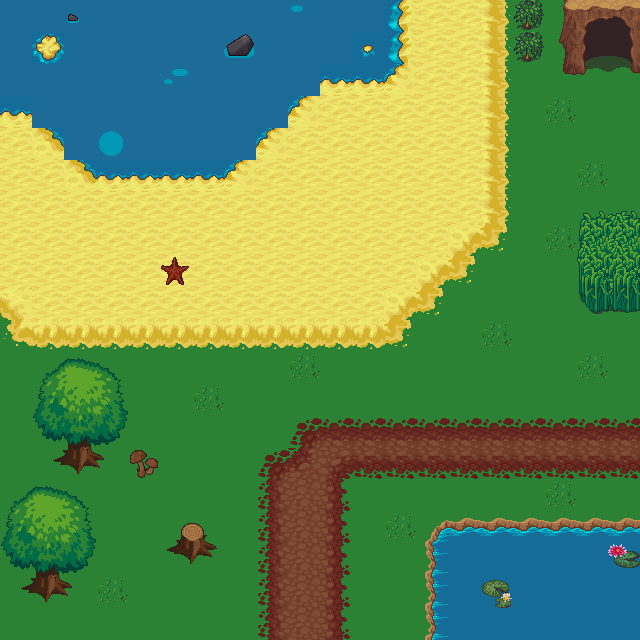

Tiled map render using the project's own tile images. Description and the whole map definition, tile-layer contents included, below:
An orthogonal 20x20 tile map with 32x32 px tiles, 3 tile layers (Background, Foreground, Above Foreground), 2 tilesets and 2 objects.

<map version="1.0" orientation="orthogonal" renderorder="right-down" width="20" height="20" tilewidth="32" tileheight="32" nextobjectid="9">
 <tileset firstgid="1" name="terrain_atlas" tilewidth="32" tileheight="32" tilecount="1024" columns="32">
  <image source="Spritesheets and TileArt/terrain_atlas.png" width="1024" height="1024" />
 </tileset>
 <tileset firstgid="1025" name="base_out_atlas" tilewidth="32" tileheight="32" tilecount="1024" columns="32">
  <image source="Spritesheets and TileArt/base_out_atlas.png" width="1024" height="1024" />
 </tileset>
 <layer name="Background" width="20" height="20">
  <data encoding="csv">
457,457,455,457,457,457,457,457,457,452,457,457,388,386,801,801,801,801,801,801,
457,324,457,457,457,457,457,456,457,457,457,292,388,386,801,801,801,801,801,801,
457,457,457,457,457,454,457,457,457,457,357,357,326,386,801,801,801,801,801,801,
357,457,457,457,457,457,457,457,457,326,386,386,386,386,801,801,801,801,801,801,
386,325,457,453,457,457,457,457,326,386,386,386,386,801,801,801,801,801,801,801,
386,386,325,357,357,357,357,326,386,386,386,386,386,801,801,801,801,801,801,801,
386,386,386,386,386,386,386,386,386,386,386,386,386,801,801,801,801,801,801,801,
386,386,386,386,386,386,386,386,386,386,386,386,801,801,801,801,801,801,801,801,
386,386,386,386,386,386,386,386,386,386,386,801,801,801,801,801,801,801,801,801,
801,801,801,801,801,801,801,801,801,801,801,801,801,801,801,801,801,801,801,801,
801,801,801,801,801,801,801,801,801,801,801,801,801,801,801,801,801,801,801,801,
801,801,801,801,801,801,801,801,801,801,801,801,801,801,801,801,801,801,801,801,
801,801,801,801,801,801,801,801,801,801,801,801,801,801,801,801,801,801,801,801,
801,801,801,801,801,801,801,801,801,801,801,801,801,801,801,801,801,801,801,801,
801,801,801,801,801,801,801,801,801,801,801,801,801,801,801,801,801,801,801,801,
801,801,801,801,801,801,801,801,801,801,801,801,801,801,801,801,801,801,801,801,
801,801,801,801,801,801,801,801,801,801,801,801,801,801,801,801,801,801,801,801,
801,801,801,801,801,801,801,801,801,801,801,801,801,801,801,801,801,801,801,801,
801,801,801,801,801,801,801,801,801,801,801,801,801,801,801,801,801,801,801,801,
801,801,801,801,801,801,801,801,801,801,801,801,801,801,801,801,801,801,801,801
</data>
 </layer>
 <layer name="Foreground" width="20" height="20">
  <data encoding="csv">
0,0,0,0,0,0,0,0,0,0,0,0,0,0,386,387,1006,70,162,163,
0,0,0,0,0,0,0,0,0,0,0,0,0,0,386,387,1006,102,194,195,
0,0,0,0,0,0,0,0,0,0,0,0,0,0,386,387,0,134,226,227,
0,0,0,0,0,0,0,0,0,0,0,0,0,0,386,387,0,993,0,0,
0,0,0,0,0,0,0,0,0,0,0,0,0,386,386,387,0,0,0,0,
0,0,0,0,0,0,0,0,0,0,0,0,0,386,386,387,0,0,993,0,
0,0,0,0,0,0,0,0,0,0,0,0,0,386,386,387,0,0,522,523,
0,0,0,0,0,0,0,0,0,0,0,0,386,386,290,419,0,993,554,555,
0,0,0,0,0,459,0,0,0,0,0,386,386,290,419,0,0,0,586,587,
291,386,386,386,386,386,386,386,386,386,386,386,290,419,0,0,0,0,618,619,
417,418,418,418,418,418,418,418,418,418,418,418,419,0,0,993,0,0,0,0,
0,926,927,928,0,0,0,0,0,993,0,0,0,0,0,0,0,0,993,0,
0,958,959,960,0,0,993,0,0,0,0,0,0,0,0,0,0,0,0,0,
0,990,991,992,0,0,0,0,0,900,901,901,901,901,901,901,901,901,901,901,
0,1022,1023,1024,924,0,0,0,900,870,837,965,965,965,965,965,965,965,965,965,
926,927,928,0,0,0,0,0,932,933,934,801,801,0,0,0,0,993,0,0,
958,959,960,0,0,397,398,0,932,933,934,0,993,362,363,363,363,363,363,363,
990,991,992,0,0,429,430,0,932,933,934,0,0,394,395,395,395,395,395,395,
1022,1023,1024,993,0,0,0,0,932,933,934,0,0,394,395,395,395,395,395,395,
0,0,0,0,0,0,0,0,932,933,934,0,0,394,395,395,395,395,395,395
</data>
 </layer>
 <layer name="Above Foreground" width="20" height="20">
  <data encoding="csv">
0,0,0,0,0,0,0,0,0,0,0,0,0,0,0,0,0,0,0,0,
0,0,0,0,0,0,0,0,0,0,0,0,0,0,0,0,0,0,0,0,
0,0,0,0,0,0,0,0,0,0,0,0,0,0,0,0,0,0,0,0,
0,0,0,0,0,0,0,0,0,0,0,0,0,0,0,0,0,0,0,0,
0,0,0,0,0,0,0,0,0,0,0,0,0,0,0,0,0,0,0,0,
0,0,0,0,0,0,0,0,0,0,0,0,0,0,0,0,0,0,0,0,
0,0,0,0,0,0,0,0,0,0,0,0,0,0,0,0,0,0,0,0,
0,0,0,0,0,0,0,0,0,0,0,0,0,0,0,0,0,0,0,0,
0,0,0,0,0,0,0,0,0,0,0,0,0,0,0,0,0,0,0,0,
0,0,0,0,0,0,0,0,0,0,0,0,0,0,0,0,0,0,0,0,
0,0,0,0,0,0,0,0,0,0,0,0,0,0,0,0,0,0,0,0,
0,0,0,0,0,0,0,0,0,0,0,0,0,0,0,0,0,0,0,0,
0,0,0,0,0,0,0,0,0,0,0,0,0,0,0,0,0,0,0,0,
0,0,0,0,0,0,0,0,0,0,0,0,0,0,0,0,0,0,0,0,
0,0,0,0,0,0,0,0,0,0,0,0,0,0,0,0,0,0,0,0,
0,0,0,0,0,0,0,0,0,0,0,0,0,0,0,0,0,0,0,0,
0,0,0,0,0,0,0,0,0,0,0,0,0,0,0,0,0,0,0,0,
0,0,0,0,0,0,0,0,0,0,0,0,0,0,0,0,0,0,0,999,
0,0,0,0,0,0,0,0,0,0,0,0,0,0,0,967,0,0,0,0,
0,0,0,0,0,0,0,0,0,0,0,0,0,0,0,0,0,0,0,0
</data>
 </layer>
 <objectgroup name="Object Layer 1">
  <object id="7" x="421.333" y="516" width="217.333" height="122.667" />
  <object id="8" x="558.667" y="-1.33333" width="81.3333" height="80" />
 </objectgroup>
</map>
